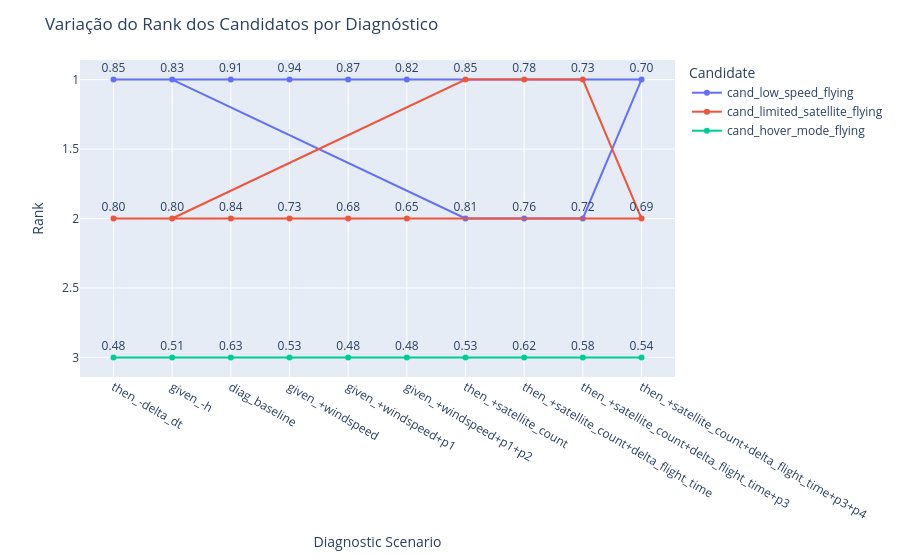

The notebook cell saved with this chart:
### Code cell
import pandas as pd
import plotly.express as px

# 2) Calcular rank por diagnosticado (1 = maior similaridade)
df["rank"] = (
    df.groupby("diagnosed_name")["similarity_result"]
      .rank(ascending=False, method="first")  # ou "min", se preferir
)

# 3) (Opcional) definir ordem do eixo X (diagnosticados)
# Se você quiser uma ordem específica, defina aqui:
diag_order = [
    "then_-delta_dt",
    "given_-h",
    "diag_baseline",
    "given_+windspeed",
    "given_+windspeed+p1",
    "given_+windspeed+p1+p2",
    "then_+satellite_count",
    "then_+satellite_count+delta_flight_time",
    "then_+satellite_count+delta_flight_time+p3",
    "then_+satellite_count+delta_flight_time+p3+p4",
]
# Se algum nome da lista não existir no CSV, comente essa parte ou ajuste a lista.
diag_order = [d for d in diag_order if d in df["diagnosed_name"].unique()]

# 4) Criar o slope chart (rank vs diagnosticado)
fig = px.line(
    df,
    x="diagnosed_name",
    y="rank",
    color="candidate_name",
    markers=True,
    text="similarity_result",   # texto em cada ponto = similaridade
    category_orders={"diagnosed_name": diag_order} if diag_order else None,
)

# 5) Ajustes de layout
fig.update_yaxes(
    autorange="reversed",  # rank 1 fica em cima (como no seu gráfico)
    title_text="Rank"
)
fig.update_xaxes(title_text="Diagnostic Scenario")

# Formatar o texto (similaridade) em duas casas decimais, acima do ponto
fig.update_traces(
    texttemplate="%{text:.2f}",
    textposition="top center"
)

fig.update_layout(
    title="Variação do Rank dos Candidatos por Diagnóstico",
    legend_title_text="Candidate",
)

fig.show()

### Figure 1 — Plotly figure (JSON) as saved in the notebook; plotly's stock layout.template omitted (floating-point values rounded to 4 significant figures)
{"data": [{"hovertemplate": "candidate_name=cand_low_speed_flying<br>diagnosed_name=%{x}<br>rank=%{y}<br>similarity_result=%{text}<extra></extra>", "legendgroup": "cand_low_speed_flying", "line": {"color": "#636efa", "dash": "solid"}, "marker": {"symbol": "circle"}, "mode": "lines+markers+text", "name": "cand_low_speed_flying", "orientation": "v", "showlegend": true, "text": [0.913, 0.9433, 0.8664, 0.8183, 0.83, 0.8096, 0.7551, 0.7215, 0.6987, 0.8549], "textposition": "top center", "texttemplate": "%{text:.2f}", "type": "scatter", "x": ["diag_baseline", "given_+windspeed", "given_+windspeed+p1", "given_+windspeed+p1+p2", "given_-h", "then_+satellite_count", "then_+satellite_count+delta_flight_time", "then_+satellite_count+delta_flight_time+p3", "then_+satellite_count+delta_flight_time+p3+p4", "then_-delta_dt"], "xaxis": "x", "y": [1.0, 1.0, 1.0, 1.0, 1.0, 2.0, 2.0, 2.0, 1.0, 1.0], "yaxis": "y"}, {"hovertemplate": "candidate_name=cand_limited_satellite_flying<br>diagnosed_name=%{x}<br>rank=%{y}<br>similarity_result=%{text}<extra></extra>", "legendgroup": "cand_limited_satellite_flying", "line": {"color": "#EF553B", "dash": "solid"}, "marker": {"symbol": "circle"}, "mode": "lines+markers+text", "name": "cand_limited_satellite_flying", "orientation": "v", "showlegend": true, "text": [0.8367, 0.7332, 0.6788, 0.6508, 0.7967, 0.8525, 0.7756, 0.7275, 0.6946, 0.797], "textposition": "top center", "texttemplate": "%{text:.2f}", "type": "scatter", "x": ["diag_baseline", "given_+windspeed", "given_+windspeed+p1", "given_+windspeed+p1+p2", "given_-h", "then_+satellite_count", "then_+satellite_count+delta_flight_time", "then_+satellite_count+delta_flight_time+p3", "then_+satellite_count+delta_flight_time+p3+p4", "then_-delta_dt"], "xaxis": "x", "y": [2.0, 2.0, 2.0, 2.0, 2.0, 1.0, 1.0, 1.0, 2.0, 2.0], "yaxis": "y"}, {"hovertemplate": "candidate_name=cand_hover_mode_flying<br>diagnosed_name=%{x}<br>rank=%{y}<br>similarity_result=%{text}<extra></extra>", "legendgroup": "cand_hover_mode_flying", "line": {"color": "#00cc96", "dash": "solid"}, "marker": {"symbol": "circle"}, "mode": "lines+markers+text", "name": "cand_hover_mode_flying", "orientation": "v", "showlegend": true, "text": [0.6286, 0.5252, 0.4841, 0.4841, 0.5105, 0.5334, 0.6231, 0.5751, 0.5422, 0.4778], "textposition": "top center", "texttemplate": "%{text:.2f}", "type": "scatter", "x": ["diag_baseline", "given_+windspeed", "given_+windspeed+p1", "given_+windspeed+p1+p2", "given_-h", "then_+satellite_count", "then_+satellite_count+delta_flight_time", "then_+satellite_count+delta_flight_time+p3", "then_+satellite_count+delta_flight_time+p3+p4", "then_-delta_dt"], "xaxis": "x", "y": [3.0, 3.0, 3.0, 3.0, 3.0, 3.0, 3.0, 3.0, 3.0, 3.0], "yaxis": "y"}], "layout": {"legend": {"title": {"text": "Candidate"}, "tracegroupgap": 0}, "margin": {"t": 60}, "title": {"text": "Variação do Rank dos Candidatos por Diagnóstico"}, "xaxis": {"anchor": "y", "categoryarray": ["then_-delta_dt", "given_-h", "diag_baseline", "given_+windspeed", "given_+windspeed+p1", "given_+windspeed+p1+p2", "then_+satellite_count", "then_+satellite_count+delta_flight_time", "then_+satellite_count+delta_flight_time+p3", "then_+satellite_count+delta_flight_time+p3+p4"], "categoryorder": "array", "domain": [0, 1], "title": {"text": "Diagnostic Scenario"}}, "yaxis": {"anchor": "x", "autorange": "reversed", "domain": [0, 1], "title": {"text": "Rank"}}}}
